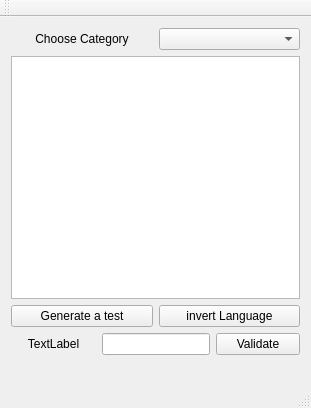
<?xml version="1.0" encoding="UTF-8"?>
<ui version="4.0">
 <class>MainWindow</class>
 <widget class="QMainWindow" name="MainWindow">
  <property name="geometry">
   <rect>
    <x>0</x>
    <y>0</y>
    <width>311</width>
    <height>408</height>
   </rect>
  </property>
  <property name="windowTitle">
   <string>MainWindow</string>
  </property>
  <widget class="QWidget" name="centralWidget">
   <layout class="QVBoxLayout" name="verticalLayout">
    <item>
     <layout class="QHBoxLayout" name="horizontalLayout">
      <item>
       <widget class="QLabel" name="label_2">
        <property name="text">
         <string>Choose Category</string>
        </property>
        <property name="alignment">
         <set>Qt::AlignCenter</set>
        </property>
       </widget>
      </item>
      <item>
       <widget class="QComboBox" name="comboBox"/>
      </item>
     </layout>
    </item>
    <item>
     <widget class="QTableView" name="tableView"/>
    </item>
    <item>
     <layout class="QHBoxLayout" name="horizontalLayout_3">
      <item>
       <widget class="QPushButton" name="generateTest_button">
        <property name="text">
         <string>Generate a test</string>
        </property>
       </widget>
      </item>
      <item>
       <widget class="QPushButton" name="invertLanguage">
        <property name="text">
         <string>invert Language</string>
        </property>
       </widget>
      </item>
     </layout>
    </item>
    <item>
     <layout class="QHBoxLayout" name="horizontalLayout_2">
      <item>
       <widget class="QLabel" name="test_label">
        <property name="text">
         <string>TextLabel</string>
        </property>
        <property name="alignment">
         <set>Qt::AlignCenter</set>
        </property>
       </widget>
      </item>
      <item>
       <widget class="QLineEdit" name="answer_lineEdit">
        <property name="sizePolicy">
         <sizepolicy hsizetype="Preferred" vsizetype="Fixed">
          <horstretch>0</horstretch>
          <verstretch>0</verstretch>
         </sizepolicy>
        </property>
       </widget>
      </item>
      <item>
       <widget class="QPushButton" name="validate_pushbutton">
        <property name="text">
         <string>Validate</string>
        </property>
       </widget>
      </item>
     </layout>
    </item>
    <item>
     <widget class="QLabel" name="score_label">
      <property name="text">
       <string/>
      </property>
      <property name="alignment">
       <set>Qt::AlignCenter</set>
      </property>
     </widget>
    </item>
   </layout>
  </widget>
  <widget class="QToolBar" name="mainToolBar">
   <attribute name="toolBarArea">
    <enum>TopToolBarArea</enum>
   </attribute>
   <attribute name="toolBarBreak">
    <bool>false</bool>
   </attribute>
  </widget>
  <widget class="QStatusBar" name="statusBar"/>
 </widget>
 <layoutdefault spacing="6" margin="11"/>
 <resources/>
 <connections/>
</ui>
